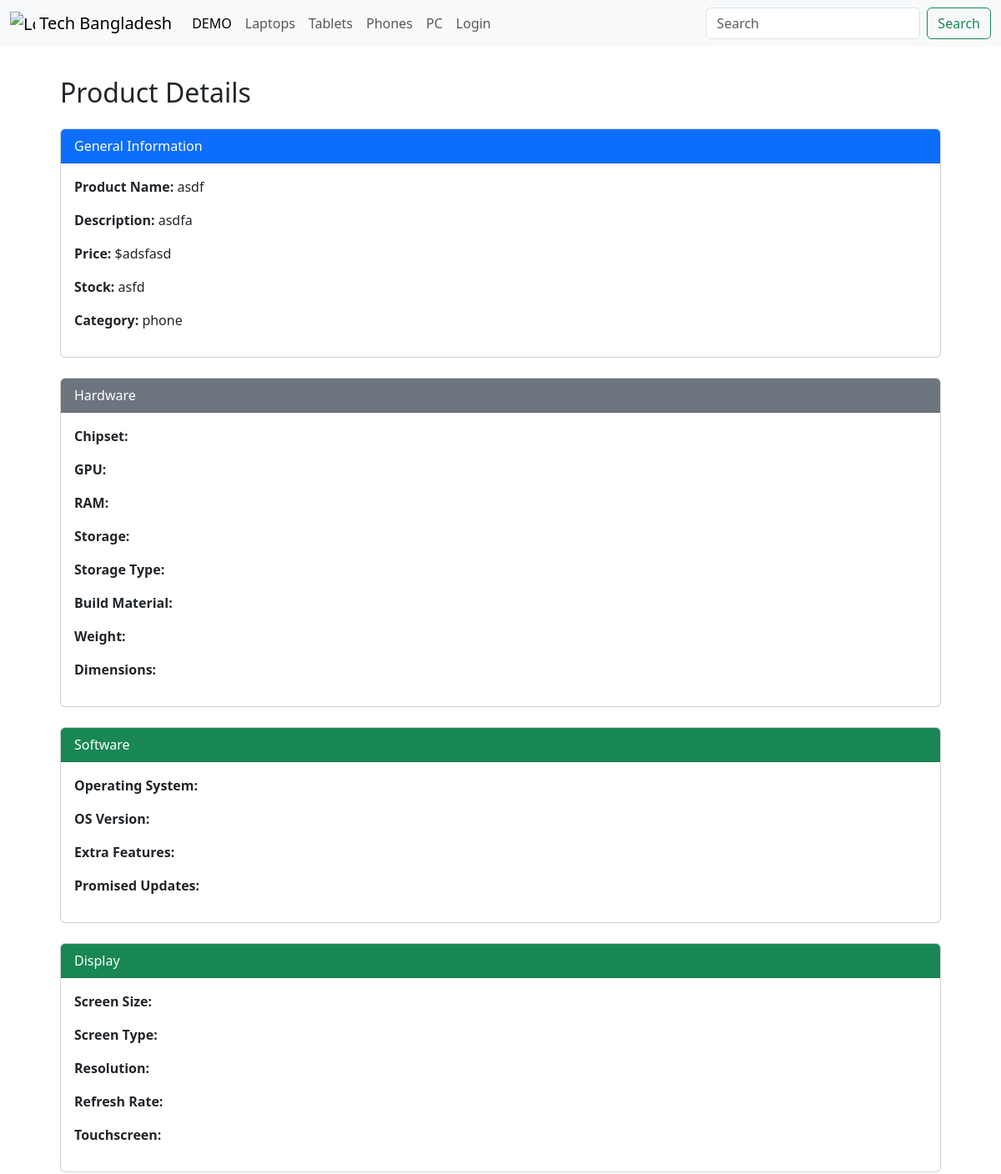
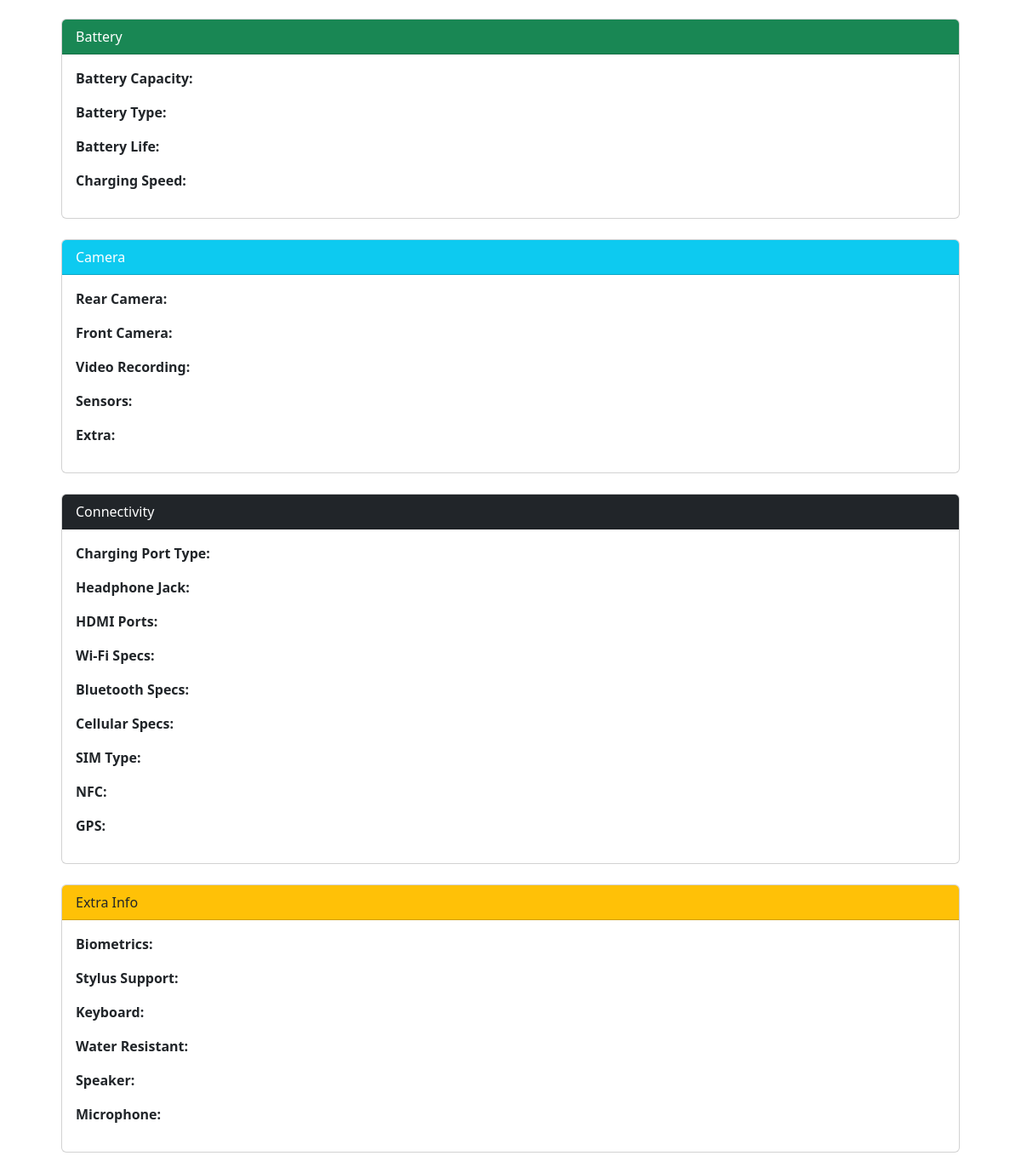
The page /product___ on the database its author committed (2 pictures, top to bottom).
### app/models.py (models this page shows)
class Product(db.Model):
    __tablename__= "product"
    id = db.Column(db.Integer,primary_key = True)
    name = db.Column(db.String(200),nullable = False)
    brand = db.Column(db.String(200),nullable = True)
    releasedate = db.Column(db.String(200), nullable = True)
    description = db.Column(db.String(200),nullable = False)
    price = db.Column(db.Integer,nullable = False)
    stock = db.Column(db.Integer,nullable = False)
    category = db.Column(db.String(100),nullable = False)
    image = db.Column(db.String(100),nullable = False)
    availabity = db.Column(db.Boolean,nullable = True)
    time = db.Column(db.DateTime,default= datetime.now)
    hardware = db.relationship("Hardware",back_populates = "product")
    battery = db.relationship("Battery",back_populates = "product")
    display = db.relationship("Display",back_populates = "product")
    connectivity = db.relationship("Connectivity",back_populates = "product")
    camera = db.relationship("Camera",back_populates = "product")
    software = db.relationship("Software",back_populates = "product")
    extrainfo = db.relationship("Extrainfo",back_populates = "product")

### app/routes.py (the view)
@main.route('/product___')
def product():
    product = Product.query.order_by(Product.id == 1).first()
    return render_template('individual_product.html',product=product)

### app/templates/individual_product.html
{% extends 'adminlayout.html' %}
{% block body %}
<div class="container mt-4">
  <h2 class="mb-4">Product Details</h2>
  <div class="card mb-4">
    <div class="card-header bg-primary text-white">General Information</div>
    <div class="card-body">
      <p><strong>Product Name:</strong> {{ product.name }}</p>
      <p><strong>Description:</strong> {{ product.description }}</p>
      <p><strong>Price:</strong> ${{ product.price }}</p>
      <p><strong>Stock:</strong> {{ product.stock }}</p>
      <p><strong>Category:</strong> {{ product.category }}</p>
    </div>
  </div>
  <div class="card mb-4">
    <div class="card-header bg-secondary text-white">Hardware</div>
    <div class="card-body">
      <p><strong>Chipset:</strong> {{ product.chipset }}</p>
      <p><strong>GPU:</strong> {{ product.gpu }}</p>
      <p><strong>RAM:</strong> {{ product.ram }}</p>
      <p><strong>Storage:</strong> {{ product.storage }}</p>
      <p><strong>Storage Type:</strong> {{ product.storage_type }}</p>
      <p><strong>Build Material:</strong> {{ product.build_material }}</p>
      <p><strong>Weight:</strong> {{ product.weight }}</p>
      <p><strong>Dimensions:</strong> {{ product.dimensions }}</p>
    </div>
  </div>
  <div class="card mb-4">
    <div class="card-header bg-success text-white">Software</div>
    <div class="card-body">
      <p><strong>Operating System:</strong> {{ product.operating_system }}</p>
      <p><strong>OS Version:</strong> {{ product.os_version }}</p>
      <p><strong>Extra Features:</strong> {{ product.extra_features }}</p>
      <p><strong>Promised Updates:</strong> {{ product.promised_updates }}</p>
    </div>
  </div>
  <div class="card mb-4">
    <div class="card-header bg-success text-white">Display</div>
    <div class="card-body">
      <p><strong>Screen Size:</strong> {{ product.screen_size }}</p>
      <p><strong>Screen Type:</strong> {{ product.screen_type }}</p>
      <p><strong>Resolution:</strong> {{ product.resolution }}</p>
      <p><strong>Refresh Rate:</strong> {{ product.refresh_rate }}</p>
      <p><strong>Touchscreen:</strong> {{ product.touchscreen }}</p>
    </div>
  </div>
  <div class="card mb-4">
    <div class="card-header bg-success text-white">Battery</div>
    <div class="card-body">
      <p><strong>Battery Capacity:</strong> {{ product.battery_capacity }}</p>
      <p><strong>Battery Type:</strong> {{ product.battery_type }}</p>
      <p><strong>Battery Life:</strong> {{ product.battery_life }}</p>
      <p><strong>Charging Speed:</strong> {{ product.charging_speed }}</p>
    </div>
  </div>
  <div class="card mb-4">
    <div class="card-header bg-info text-white">Camera</div>
    <div class="card-body">
      <p><strong>Rear Camera:</strong> {{ product.rear_camera }}</p>
      <p><strong>Front Camera:</strong> {{ product.front_camera }}</p>
      <p><strong>Video Recording:</strong> {{ product.video_recording }}</p>
      <p><strong>Sensors:</strong> {{ product.sensors }}</p>
      <p><strong>Extra:</strong> {{ product.extra }}</p>
    </div>
  </div>
  <div class="card mb-4">
    <div class="card-header bg-dark text-white">Connectivity</div>
    <div class="card-body">
      <p><strong>Charging Port Type:</strong> {{ product.charging_port_type }}</p>
      <p><strong>Headphone Jack:</strong> {{ product.headphone_jack }}</p>
      <p><strong>HDMI Ports:</strong> {{ product.hdmi_ports }}</p>
      <p><strong>Wi-Fi Specs:</strong> {{ product.wifi_specs }}</p>
      <p><strong>Bluetooth Specs:</strong> {{ product.bluetooth_specs }}</p>
      <p><strong>Cellular Specs:</strong> {{ product.cellular_specs }}</p>
      <p><strong>SIM Type:</strong> {{ product.sim_type }}</p>
      <p><strong>NFC:</strong> {{ product.nfc }}</p>
      <p><strong>GPS:</strong> {{ product.gps }}</p>
    </div>
  </div>
  <div class="card mb-4">
    <div class="card-header bg-warning text-dark">Extra Info</div>
    <div class="card-body">
      <p><strong>Biometrics:</strong> {{ product.biometrics }}</p>
      <p><strong>Stylus Support:</strong> {{ product.stylus_support }}</p>
      <p><strong>Keyboard:</strong> {{ product.keyboard }}</p>
      <p><strong>Water Resistant:</strong> {{ product.water_resistant }}</p>
      <p><strong>Speaker:</strong> {{ product.speaker }}</p>
      <p><strong>Microphone:</strong> {{ product.microphone }}</p>
    </div>
  </div>
</div>
{% endblock %}

### rows shown on the page
Product: name "asdf", description "asdfa", price "adsfasd", stock "asfd", category "phone"
